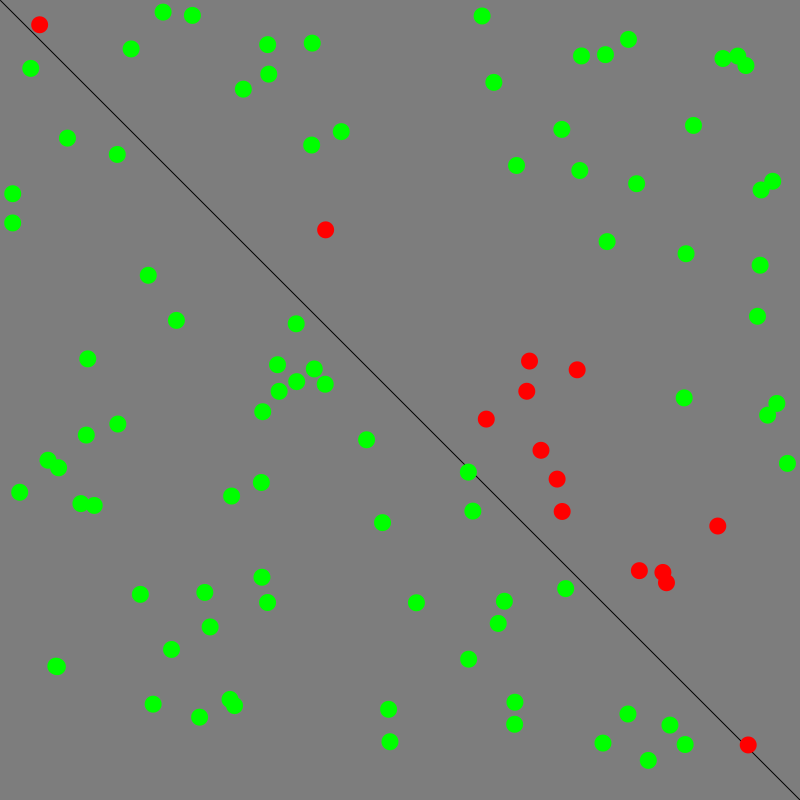
Frame 1 (no input)
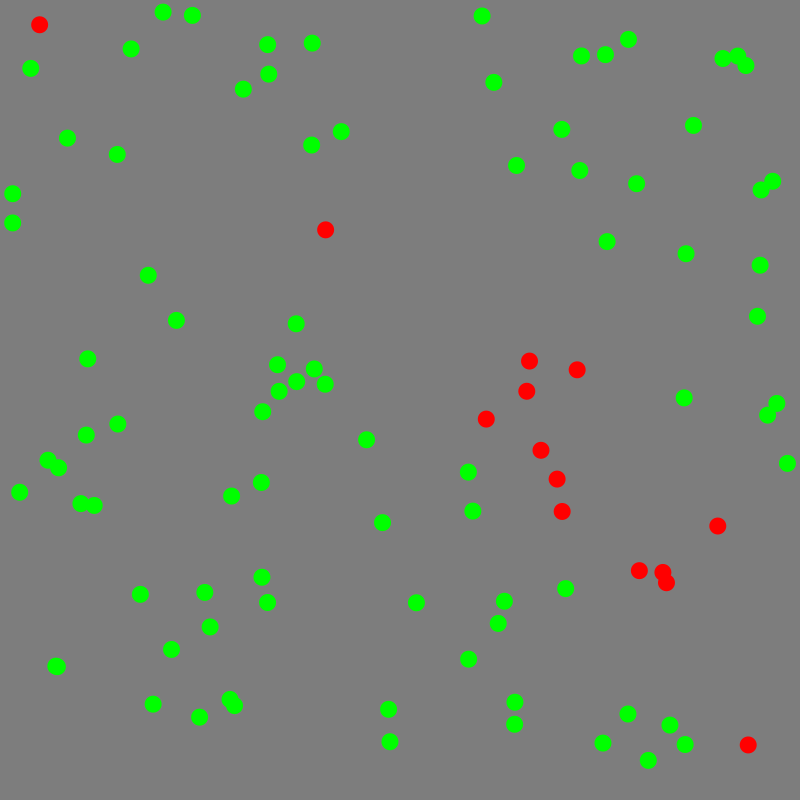
Frame 60 (the mouse pressed at the canvas centre just before this capture)
Frame 120 (the mouse held since frame 60 and released just before this capture): identical to frame 60, image omitted

The Processing sketch that drew these frames (run headless with seeded random() and noise(); from frame 60 on, the mouse is pressed at the canvas centre):

// Processing sketch: Main
// ── Main.pde
Perceptron perc;

Point[] points = new Point[100];

int trainingIndex = 0;

void setup()
{
  size(800, 800); 
  perc = new Perceptron();
  
  randomize();
  
  float[] inputs = {-1, 0.5};
  int guess = perc.guess(inputs);
  println(guess);
}

void randomize() {
  for(int i = 0; i < points.length; i++) {
    points[i] = new Point();
  }
}

void draw()
{
  background(125);
  
  strokeWeight(1);
  line(0, 0, width, height);
  for(Point point : points) {
    Point training = points[trainingIndex];
    float[] inputs = {training.x, training.y};
    int target = training.label;    
    int guess = perc.guess(inputs);
    trainingIndex++;
    if(trainingIndex == points.length) {
      trainingIndex = 0;
    }
    
    if(guess == target)
      fill(0, 255, 0);
    else 
      fill(255, 0, 0);
    noStroke();
    circle(point.x, point.y, 17);
  }
}

void mousePressed() {
  if(mouseButton == LEFT) {
    for(Point point : points) {
      float[] inputs = {point.x, point.y};
      int target = point.label;
      perc.train(inputs, target);
    }
  } else if(mouseButton == RIGHT) {
    randomize();
  }
}

// ── Perceptron.pde
int sign(float n)
{
  if(n >= 0) 
  {
    return 1;
  }
  else
  {
    return -1;
  }
}

class Perceptron
{
  float[] weights = new float[2];
  float lr = 0.1;
  
  Perceptron()
  {
    for(int i = 0; i < weights.length; i++)
    {
      weights[i] = random(-1, 1);
    }
  }
  
  int guess(float[] inputs)
  {
    float sum = 0;
    for(int i = 0; i < weights.length; i++)
    {
      sum += inputs[i] * weights[i];
    }
    return sign(sum);
  }
  
  void train(float[] inputs, int target) {
    int guess = guess(inputs);
    int error = target - guess;
    
    // Tune all weights
    for(int i = 0; i < weights.length; i++) {
      weights[i] += error * inputs[i] * lr;
    }
  }
}

// ── Training.pde

class Point {
  float x;
  float y;
  int label;
  
  Point() {
    this.x = random(width);
    this.y = random(height);
    
    if(x > y) {
      this.label = 1;
    } else {
      this.label = -1;
    }
  }
  
  void show() {
    stroke(0);
    if(label == 1) {
      fill(255);
    } else {
      fill(0);
    }
    
    circle(x, y, 10);
  }
}
